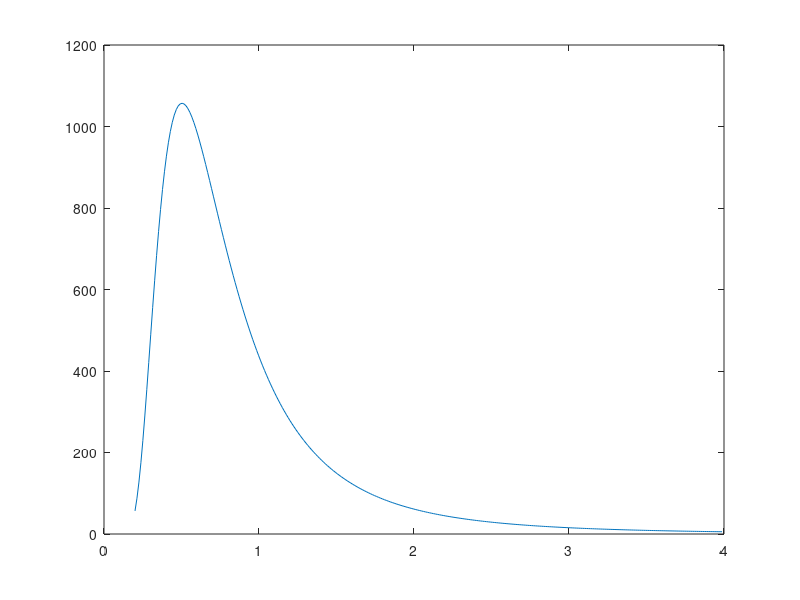

MATLAB code to generate this figure: (Note: this script raises an error after producing the figure.)
clear;
clc;
resolution = 300;
h = 6.62607015 * 10^(-34);
c = 3* 10^8;
k_b = 1.380649 * 10^(-23);
Temp = 5672; 
G = zeros(1,resolution);
n = 1;
shortest_wavelength = 0.2;
longest_wavelength = 4;
increment = ((longest_wavelength-shortest_wavelength)/resolution);
lambda = zeros(1,resolution);
time_step = 200;

%parameters for perovskite
T_pev_base = 300; %K, base temperature of perovskite
T_pev_control = zeros(1,time_step);
T_pev_exp = zeros(1,time_step);
k_pev = 0.3; %W/(m*K)

%paremeters for tetracene
T_tet_base = 300;
T_tet = zeros(1,time_step);
k_tet = 0.16;


%bandgap of perovskite
bandgap_pev_base = 1.56; %eV
bandgap_pev_control = zeros(1,time_step);
bandgap_pev_control(1,1) = bandgap_pev_base;

bandgap_pev_exp = zeros(1,time_step);
bandgap_pev_exp(1,1) = bandgap_pev_base;


%thermal properties of perovskite
beta_pev = 311; %J/(kg*K)
%1J = 1.602*10^(19)eV
thickness_pev = 400*10^(-9); %m
l = 1; %m
volume_pev = thickness_pev * l * l;
bulk_density_pev = 4286.4; %kg/m^3
mass_pev = bulk_density_pev * volume_pev;
binding_energy_pev = 50*10^(-3); %eV
C_prime_pev = mass_pev * beta_pev;

%thermal properties of tetracene
beta_tet = 1585;
thickness_tet = 400*10^(-9);
volume_tet = thickness_tet * l * l;
density_tet = 1.2; %g/cm^3
mass_tet = density_tet * 10^(6) * 10^(-3) * volume_tet;
bandgap_tet = 2.43; 
C_prime_tet = mass_tet*beta_tet;

%electron-phonon interaction
A_eff = 8.09*10^(-3); % eV
hw_eff = 5.87 * 10^(-3); % eV

%thermal expansion influence
alpha_v = 1.57*10^(-4); %1/K
bulk_modulus = 18.8; %GPa
bandgap_change_pressure_pev = -50*10^(-3); %eV/GPa



%document of wavelength
for i = 1:1:resolution
    lambda(1,i) = shortest_wavelength + (i-1)*increment;
end


g_inv = zeros(1,resolution);
%graph for irradiance
figure
graph_space = linspace(shortest_wavelength,longest_wavelength,resolution);
for i = 1:1:resolution
G(1,n) = 0.473*((10293)*(lambda(1,i)^(-5)))* 1/(exp(2.5/lambda(1,i))-1);
g_inv(1,n) = G(1,n)*increment;
n = n+1;
end
plot(lambda,G);
g_total = sum(g_inv,'all');
% # of photons
phi = zeros(1,resolution);
for i = 1:1:resolution
    phi(1,i) = (G(1,i)* increment*10^(-6)*lambda(1,i))/(h*c);
end

%energy of photons
e_photons = zeros(1,resolution);
for i=1:1:resolution
    e_photons(1,i) = ((h*c)/(10^(-6)*lambda(1,i)))/(1.602*10^(-19));
end


%perovskite control case
e_w_control = zeros(resolution,time_step);
sum_e_w_control = zeros(1,time_step);
below_eg_control = zeros(resolution,time_step);
sum_below_eg_control = zeros(1,time_step);
for i = 1:1:time_step
    for j = 1:1:resolution
        if (e_photons(1,j) > (bandgap_pev_control(1,i)+binding_energy_pev))
            e_w_control(i,j) = phi(1,j)*e_photons(1,j) - phi(1,j)*(bandgap_pev_control(1,i)+binding_energy_pev);
            sum_e_w_control(1,i) = sum_e_w_control(1,i) + e_w_control(i,j);
        end
        if (e_photons(1,j) < bandgap_pev_control(1,i) + binding_energy_pev)
            below_eg_control(i,j) = phi(1,j)*e_photons(1,j);
            sum_below_eg_control(1,i) = sum_below_eg_control(1,i) + below_eg_control(i,j);
        end
    end

%temperature rise because of thermalization
    if i == 1
    T_pev_control(1,i) = T_pev_base;
    else
    T_pev_control(1,i) = T_pev_control(1,i-1) + (10^(-10))*(sum_e_w_control(1,i))/(1.602*10^(19))/C_prime_pev;
    end
    
    if T_pev_control(1,i) >= 65 + 273.15
        T_pev_control(1,i) = 65+ 273.15;
    end
electron_phonon_interaction = ((A_eff)/(4*T_pev_control(1,i)))*(hw_eff/(k_b*T_pev_control(1,i))) * (1/(sinh(hw_eff/(2*k_b*T_pev_control(1,i)))));
thermal_expansion_pev = -alpha_v * bulk_modulus * bandgap_change_pressure_pev;

if i == 1
    bandgap_pev_control(1,i+1) = bandgap_pev_control(1,i) + (thermal_expansion_pev + electron_phonon_interaction)*(T_pev_control(1,i) - T_pev_base);
else
    bandgap_pev_control(1,i+1) = bandgap_pev_control(1,i) + (thermal_expansion_pev + electron_phonon_interaction)*(T_pev_control(1,i) - T_pev_control(1,i-1));
end
end

e_total = 0;
fraction_sum_below_eg_control = zeros(1,time_step);
fraction_sum_e_w_control = zeros(1,time_step);
for i = 1:1:resolution
    e_total = e_total + phi(1,i)*e_photons(1,i);
end
for i = 1:1:time_step
fraction_sum_below_eg_control(1,i)= sum_below_eg_control(1,i)/e_total;
fraction_sum_e_w_control(1,i) = sum_e_w_control(1,i)/e_total;
end


%perovskite exp case
e_w_exp = zeros(resolution,time_step);
sum_e_w_exp = zeros(1,time_step);
below_eg_exp = zeros(resolution,time_step);
sum_below_eg_exp = zeros(1,time_step);
e_w_tet = zeros(resolution,time_step);
sum_e_w_tet = zeros(1,time_step);
below_eg_tet = zeros(resolution,time_step);
sum_below_eg_tet = zeros(1,time_step);

for i = 1:1:time_step
    for j = 1:1:resolution
        if (e_photons(1,j) > (bandgap_pev_exp(1,i)+binding_energy_pev) && e_photons(1,j) < bandgap_tet)
            e_w_exp(i,j) = phi(1,j)*e_photons(1,j) - phi(1,j)*(bandgap_pev_exp(1,i)+binding_energy_pev);
            sum_e_w_exp(1,i) = sum_e_w_exp(1,i) + e_w_exp(i,j);
            below_eg_tet(i,j) = phi(1,j)*e_photons(1,j);
            sum_below_eg_tet(1,i) = sum_below_eg_tet(1,i) + below_eg_tet(i,j);
        end
        if (e_photons(1,j) < bandgap_pev_exp(1,i) + binding_energy_pev)
            below_eg_exp(i,j) = phi(1,j)*e_photons(1,j);
            sum_below_eg_exp(1,i) = sum_below_eg_exp(1,i) + below_eg_exp(i,j);
            below_eg_tet(i,j) = phi(1,j)*e_photons(1,j);
            sum_below_eg_tet(1,i) = sum_below_eg_tet(1,i) + below_eg_tet(i,j);
        end
        if (e_photons(1,j) > bandgap_tet)
            e_w_tet(1,j) = phi(1,j)*e_photons(1,j) - phi(1,j)*bandgap_tet;
            sum_e_w_tet(1,i) = sum_e_w_tet(1,i) + e_w_tet(1,j);
        end
    end
 
    %temperature rise because of thermalization
    if i == 1
    T_pev_exp(1,i) = T_pev_base;
    else
    T_pev_exp(1,i) = T_pev_exp(1,i-1) + (10^(-10))*((sum_e_w_exp(1,i))/(1.602*10^(19)))/(C_prime_pev);
    end

    if i == 1
    T_tet(1,i) = T_tet_base;
    else
    T_tet(1,i) = T_tet(1,i-1) + (10^(-10))*((sum_e_w_tet(1,i))/(1.602*10^(19)))/(C_prime_tet);
    end


    % heat transfer
    T_pev_exp(1,i) = ((k_tet/thickness_tet)*T_tet(1,i) + (k_pev/thickness_pev)*T_pev_exp(1,i))/((k_tet/thickness_tet)+(k_pev/thickness_pev));
    T_tet(1,i) = T_pev_exp(1,i);
    
    if T_pev_exp(1,i) >= 65 + 273.15
        T_pev_exp(1,i) = 65 + 273.15;
        T_tet(1,i) = T_pev_exp(1,i);
    end


    %bandgap recalculation
electron_phonon_interaction = ((A_eff)/(4*T_pev_control(1,i)))*(hw_eff/(k_b*T_pev_control(1,i))) * (1/(sinh(hw_eff/(2*k_b*T_pev_control(1,i)))));
thermal_expansion_pev = -alpha_v * bulk_modulus * bandgap_change_pressure_pev;

if i == 1
    bandgap_pev_exp(1,i+1) = bandgap_pev_exp(1,i) + (thermal_expansion_pev + electron_phonon_interaction)*(T_pev_exp(1,i) - T_pev_base);
else
    bandgap_pev_exp(1,i+1) = bandgap_pev_exp(1,i) + (thermal_expansion_pev + electron_phonon_interaction)*(T_pev_exp(1,i) - T_pev_exp(1,i-1));
end


end

    %fraction for pev_exp
    e_total = 0;
fraction_sum_below_eg_exp = zeros(1,time_step);
fraction_sum_e_w_exp = zeros(1,time_step);
for i = 1:1:resolution
    e_total = e_total + phi(1,i)*e_photons(1,i);
end
for i = 1:1:time_step
fraction_sum_below_eg_exp(1,i)= sum_below_eg_exp(1,i)/e_total;
fraction_sum_e_w_exp(1,i) = sum_e_w_exp(1,i)/e_total;
end

    %fraction for tet
    e_total = 0;
fraction_sum_below_tet = zeros(1,time_step);
fraction_sum_e_w_tet = zeros(1,time_step);
for i = 1:1:resolution
    e_total = e_total + phi(1,i)*e_photons(1,i);
end
for i = 1:1:time_step
fraction_sum_below_tet(1,i)= sum_below_eg_tet(1,i)/e_total;
fraction_sum_e_w_tet(1,i) = sum_e_w_tet(1,i)/e_total;
end


figure
    plot(T_pev_control,'-b')
    hold on
    plot(T_pev_exp,'--r')
    hold off
    legend('control','experimental','location','east')
    xlabel('time (s)')
    ylabel('Temperature (K)')

x = [fraction_sum_e_w_control(1,1)*100; fraction_sum_below_eg_control(1,1)*100];
y = [fraction_sum_e_w_control(1,1)*100 fraction_sum_e_w_exp(1,1)*100; fraction_sum_below_eg_control(1,1)*100 fraction_sum_below_eg_exp(1,1)*100];
z = [fraction_sum_e_w_tet(1,1)*100; fraction_sum_below_tet(1,1)*100];

figure
bar(y)
hold off

figure
bar(z)



